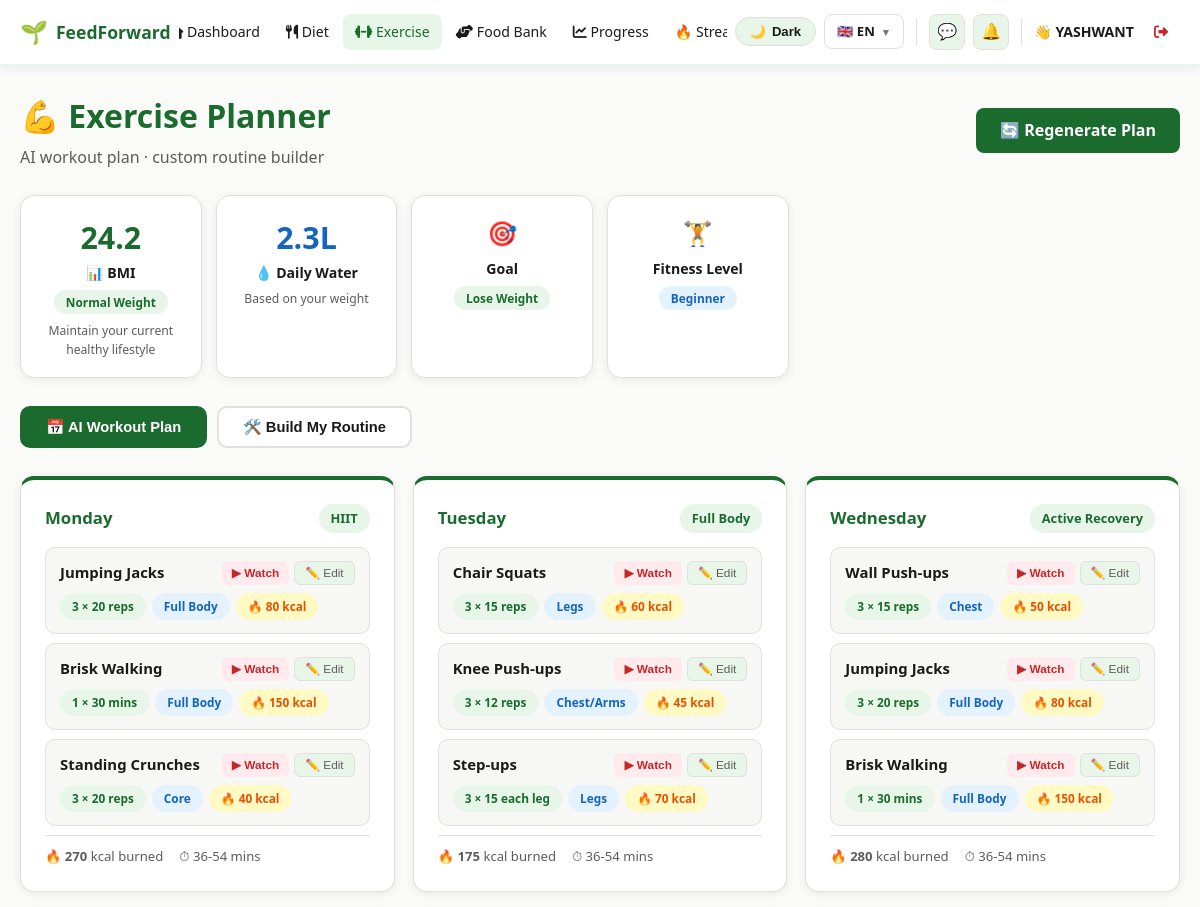
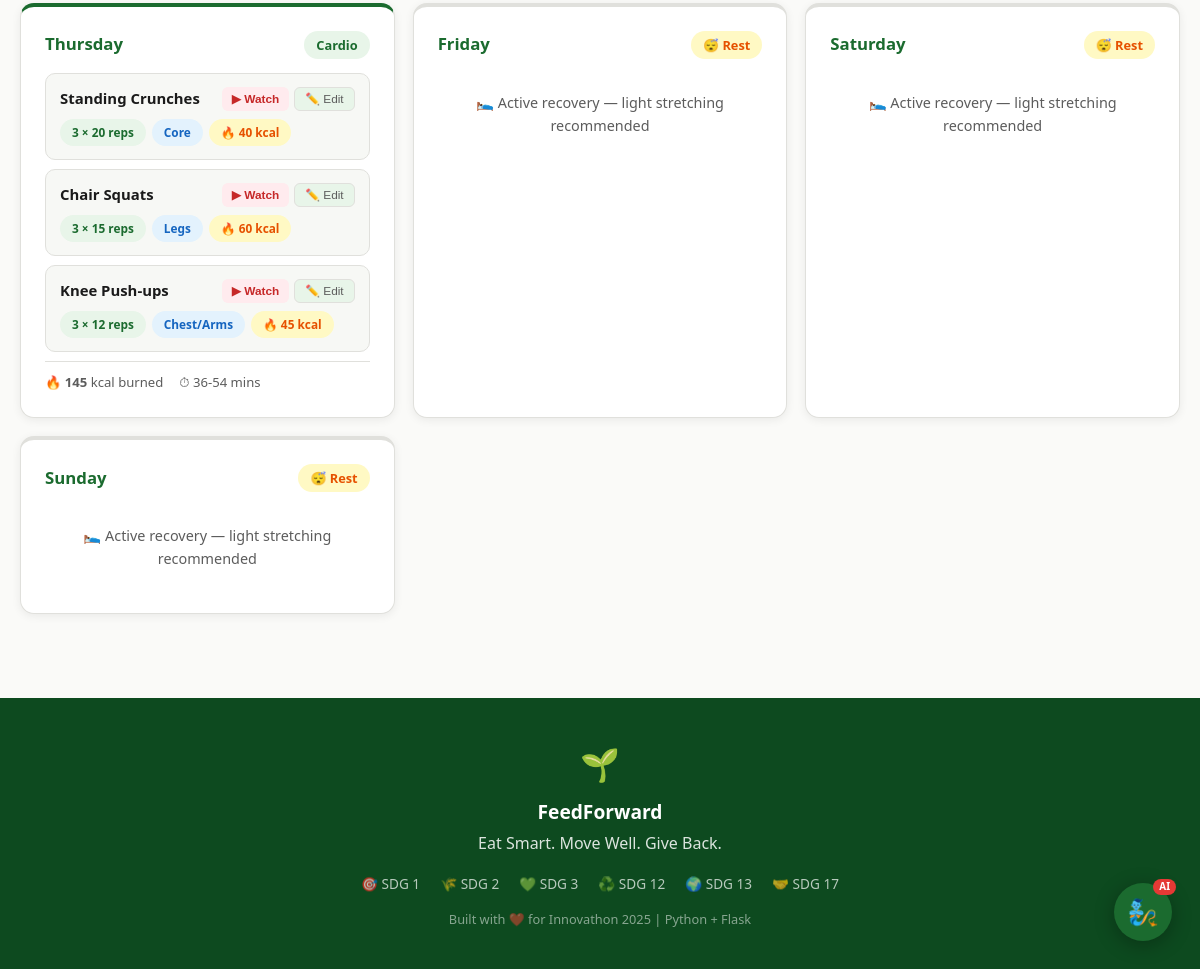
Screenshot of /exercise/ (signed in) with the database file from the repository (2 pictures, top to bottom).
### models/user.py (models this page shows, shortened)
class User(db.Model, UserMixin):
    __tablename__ = 'users'
    id            = db.Column(db.Integer, primary_key=True)
    name          = db.Column(db.String(100), nullable=False)
    email         = db.Column(db.String(120), unique=True, nullable=False)
    password_hash = db.Column(db.String(200), nullable=False)
    role          = db.Column(db.String(20), default='user')  # user / donor / recipient / admin
    age           = db.Column(db.Integer)
    weight        = db.Column(db.Float)
    height        = db.Column(db.Float)
    gender        = db.Column(db.String(10))
    dietary_pref  = db.Column(db.String(20))   # veg / non_veg / vegan
    health_goal   = db.Column(db.String(20))   # lose_weight / gain_muscle / stay_fit
    fitness_level = db.Column(db.String(20))   # beginner / intermediate / advanced
    equipment     = db.Column(db.String(20))   # none / dumbbells / gym
    days_per_week = db.Column(db.Integer, default=4)
    location      = db.Column(db.String(200))
    latitude      = db.Column(db.Float)
    longitude     = db.Column(db.Float)
    profile_complete = db.Column(db.Boolean, default=False)
    allergies     = db.Column(db.String(200), default='')  # comma-separated e.g. "gluten,dairy,nuts"
    created_at    = db.Column(db.DateTime, default=datetime.utcnow)
    meal_plans    = db.relationship('MealPlan',     backref='user', lazy=True)
    exercise_plans= db.relationship('ExercisePlan', backref='user', lazy=True)
    donations     = db.relationship('FoodListing',  foreign_keys='FoodListing.donor_id',    backref='donor',     lazy=True)
    claims        = db.relationship('FoodListing',  foreign_keys='FoodListing.claimed_by',  backref='recipient', lazy=True)
    progress_logs = db.relationship('ProgressLog',  backref='user', lazy=True)

### routes/exercise.py (the view)
@exercise.route('/')
@login_required
def index():
    plan       = ExercisePlan.query.filter_by(user_id=current_user.id)\
                                   .order_by(ExercisePlan.created_at.desc()).first()
    plan_data  = enrich_plan(json.loads(plan.plan_json)) if plan and plan.plan_json else None
    bmi_data   = calculate_bmi(current_user.weight or 70, current_user.height or 170) \
                 if current_user.weight and current_user.height else None
    water      = calculate_water_intake(current_user.weight or 70, False)
    custom_wos = CustomWorkout.query.filter_by(user_id=current_user.id)\
                                    .order_by(CustomWorkout.created_at.desc()).all()
    return render_template('exercise/index.html',
                           plan=plan, plan_data=plan_data,
                           bmi_data=bmi_data, water=water,
                           custom_workouts=custom_wos,
                           exercise_library=EXERCISE_LIBRARY)

### templates/exercise/index.html (shortened to what this page needs)
{% extends 'base.html' %}
{% block content %}
<div style="display:flex;justify-content:space-between;align-items:center;
            flex-wrap:wrap;gap:12px;margin-bottom:24px;">
  <div>
    <h1 style="font-size:2rem;font-weight:800;color:var(--green);margin:0;">
      💪 Exercise Planner
    </h1>
    <p style="color:var(--text2);margin:4px 0 0;">
      AI workout plan · custom routine builder
    </p>
  </div>
  <a href="{{ url_for('exercise.regenerate') }}" class="btn-primary">🔄 Regenerate Plan</a>
</div>
<div style="display:grid;grid-template-columns:repeat(auto-fill,minmax(165px,1fr));
            gap:14px;margin-bottom:28px;">
  {% if bmi_data %}
  <div class="card" style="text-align:center;padding:18px;">
    <div style="font-size:1.9rem;font-weight:800;color:var(--green);">{{ bmi_data.bmi }}</div>
    <div style="font-weight:700;font-size:.88rem;margin-bottom:4px;">📊 BMI</div>
    <span class="badge-{% if bmi_data.category=='Normal Weight' %}green
                        {% elif bmi_data.category=='Underweight' %}blue
                        {% else %}red{% endif %}" style="font-size:.74rem;">
      {{ bmi_data.category }}
    </span>
    <div style="font-size:.76rem;color:var(--text2);margin-top:6px;">{{ bmi_data.advice }}</div>
  </div>
  {% endif %}
  <div class="card" style="text-align:center;padding:18px;">
    <div style="font-size:1.9rem;font-weight:800;color:var(--blue);">{{ water }}L</div>
    <div style="font-weight:700;font-size:.88rem;margin-bottom:4px;">💧 Daily Water</div>
    <div style="font-size:.76rem;color:var(--text2);">Based on your weight</div>
  </div>
  <div class="card" style="text-align:center;padding:18px;">
    <div style="font-size:1.5rem;margin-bottom:6px;">🎯</div>
    <div style="font-weight:700;font-size:.88rem;margin-bottom:4px;">Goal</div>
    <span class="badge-green" style="font-size:.74rem;">
      {{ (current_user.health_goal or 'Not set').replace('_',' ').title() }}
    </span>
  </div>
  <div class="card" style="text-align:center;padding:18px;">
    <div style="font-size:1.5rem;margin-bottom:6px;">🏋️</div>
    <div style="font-weight:700;font-size:.88rem;margin-bottom:4px;">Fitness Level</div>
    <span class="badge-blue" style="font-size:.74rem;">
      {{ (current_user.fitness_level or 'Beginner').title() }}
    </span>
  </div>
</div>
<div class="tab-bar">
  <button class="tab-btn active" onclick="switchTab('plan',   this)">📅 AI Workout Plan</button>
  <button class="tab-btn"        onclick="switchTab('custom', this)">🛠️ Build My Routine</button>
</div>
<div id="tab-plan" class="tab-panel active">
{% if plan_data %}
{% set days = plan_data.get('plan', []) %}
<div class="day-grid">
{% for day in days %}
<div class="card" style="border-top:4px solid
     {% if day.type == 'rest' %}var(--border){% else %}var(--green){% endif %};">
  <div style="display:flex;justify-content:space-between;align-items:center;margin-bottom:14px;">
    <div style="font-weight:800;color:var(--green);font-size:1.05rem;">{{ day.day }}</div>
    {% if day.type == 'rest' %}
      <span class="badge-yellow">😴 Rest</span>
    {% else %}
      <span class="badge-green">{{ day.focus }}</span>
    {% endif %}
  </div>
  {% if day.type == 'rest' %}
  <div style="text-align:center;padding:18px 0;color:var(--text2);font-size:.9rem;">
    🛌 Active recovery — light stretching recommended
  </div>
  {% else %}
  {% set day_idx = loop.index0 %}
  {% for ex in day.get('exercises', []) %}
  {% set ex_idx = loop.index0 %}
  {% if ex.video_id %}
    {% set vid = ex.video_id %}
  {% elif ex.video and 'watch?v=' in ex.video %}
    {% set vid = ex.video.split('watch?v=')[-1] %}
  {% elif ex.video and 'youtu.be/' in ex.video %}
    {% set vid = ex.video.split('youtu.be/')[-1] %}
  {% else %}
    {% set vid = '' %}
  {% endif %}
  <div class="ex-row">
    <div class="ex-top">
      <span class="ex-name">{{ ex.name }}</span>
      <div class="ex-btns">
        {% if vid %}
        <button class="btn-watch" onclick="playVid('{{ vid }}')">▶ Watch</button>
        {% endif %}
        <button class="btn-edit"
          onclick="openEdit(
            {{ day_idx }}, {{ ex_idx }},
            '{{ ex.name | replace("'","&#39;") }}',
            {{ ex.sets }},
            '{{ ex.reps }}',
            {{ ex.cal }},
            '{{ ex.get("muscle","") }}'
          )">✏️ Edit</button>
      </div>
    </div>
    <div style="display:flex;gap:6px;flex-wrap:wrap;">
      <span class="badge-green"  style="font-size:.74rem;">{{ ex.sets }} × {{ ex.reps }}</span>
      <span class="badge-blue"   style="font-size:.74rem;">{{ ex.get('muscle','') }}</span>
      <span class="badge-yellow" style="font-size:.74rem;">🔥 {{ ex.cal }} kcal</span>
    </div>
  </div>
  {% endfor %}
  <div style="padding-top:10px;border-top:1px solid var(--border);
              font-size:.82rem;color:var(--text2);display:flex;gap:16px;">
    <span>🔥 <strong>{{ day.total_calories }}</strong> kcal burned</span>
    <span>⏱ {{ day.duration }}</span>
  </div>
  {% endif %}
</div>
{% endfor %}
</div>
{% endif %}
</div>
{% endblock %}

### templates/base.html (shortened to what this page needs)
<!DOCTYPE html>
<html lang="{{ lang }}" data-theme="light">
<head>
  <link href="https://cdnjs.cloudflare.com/ajax/libs/font-awesome/6.4.0/css/all.min.css" rel="stylesheet"/>
  <link rel="stylesheet" href="https://unpkg.com/leaflet@1.9.4/dist/leaflet.css"/>
</head>
<body>
<nav style="background:var(--nav-bg);border-bottom:2px solid var(--nav-border);
            position:sticky;top:0;z-index:1000;box-shadow:0 2px 10px var(--shadow);">
  <div style="max-width:1280px;margin:0 auto;padding:0 20px;
              display:flex;align-items:center;justify-content:space-between;
              height:64px;gap:8px;">
    <a href="{{ url_for('main.index') }}"
       style="display:flex;align-items:center;gap:8px;flex-shrink:0;">
      <span style="font-size:1.4rem;">🌱</span>
      <span style="font-size:1.1rem;font-weight:800;color:var(--green);">FeedForward</span>
    </a>
    {% if current_user.is_authenticated %}
    <div style="display:flex;gap:2px;align-items:center;overflow-x:auto;flex:1;justify-content:center;">
      <a href="{{ url_for('main.dashboard') }}"
         class="nav-link {% if request.endpoint=='main.dashboard' %}active{% endif %}">
        <i class="fas fa-home"></i> {{ t.nav_dashboard }}
      </a>
      <a href="{{ url_for('diet.index') }}"
         class="nav-link {% if 'diet' in (request.endpoint or '') %}active{% endif %}">
        <i class="fas fa-utensils"></i> {{ t.nav_diet }}
      </a>
      <a href="{{ url_for('exercise.index') }}"
         class="nav-link {% if 'exercise' in (request.endpoint or '') %}active{% endif %}">
        <i class="fas fa-dumbbell"></i> {{ t.nav_exercise }}
      </a>
      <a href="{{ url_for('foodbank.index') }}"
         class="nav-link {% if 'foodbank' in (request.endpoint or '') %}active{% endif %}">
        <i class="fas fa-hands-helping"></i> {{ t.nav_foodbank }}
      </a>
      <a href="{{ url_for('progress.index') }}"
         class="nav-link {% if 'progress' in (request.endpoint or '') %}active{% endif %}">
        <i class="fas fa-chart-line"></i> {{ t.nav_progress }}
      </a>
      <a href="{{ url_for('streak.index') }}"
         class="nav-link {% if 'streak' in (request.endpoint or '') %}active{% endif %}">
        🔥 Streak
      </a>
    </div>
    {% endif %}
    <div style="display:flex;align-items:center;gap:8px;flex-shrink:0;">
      <button id="themeToggle" onclick="toggleTheme()" title="Toggle theme">
        <span id="themeIcon">🌙</span>
        <span id="themeLabel">Dark</span>
      </button>
      <div class="lang-wrap">
        <div class="lang-trigger">
          {% if lang == 'en' %}🇬🇧 EN
          {% elif lang == 'te' %}🇮🇳 TE
          {% else %}🇮🇳 HI{% endif %}
          <span style="font-size:.65rem;opacity:.6;">▼</span>
        </div>
      </div>
      {% if current_user.is_authenticated %}
        <a href="{{ url_for('inbox.messages') }}" class="icon-btn" title="Messages">
          💬
        </a>
        <a href="{{ url_for('inbox.notifications') }}" class="icon-btn" title="Notifications">
          🔔
        </a>
        <span style="font-weight:600;color:var(--text);font-size:.88rem;">
          👋 {{ current_user.name.split()[0] }}
        </span>
        <a href="{{ url_for('auth.logout') }}" class="nav-link"
           style="color:var(--red);" title="{{ t.nav_logout }}">
          <i class="fas fa-sign-out-alt"></i>
        </a>
      {% else %}
        <a href="{{ url_for('auth.login') }}"    class="btn-secondary" style="padding:7px 16px;font-size:.88rem;">{{ t.nav_login }}</a>
        <a href="{{ url_for('auth.register') }}" class="btn-primary"   style="padding:7px 16px;font-size:.88rem;">{{ t.nav_get_started }}</a>
      {% endif %}
    </div>
  </div>
</nav>
<main style="max-width:1280px;margin:0 auto;padding:24px 20px;">
  {% block content %}{% endblock %}
</main>
<footer style="background:var(--green-dk);color:#fff;padding:40px 24px;margin-top:60px;text-align:center;">
  <div style="max-width:1280px;margin:0 auto;">
    <div style="font-size:2rem;margin-bottom:8px;">🌱</div>
    <div style="font-size:1.2rem;font-weight:700;margin-bottom:4px;">FeedForward</div>
    <div style="opacity:.85;margin-bottom:16px;">{{ t.footer_tagline }}</div>
    <div style="display:flex;justify-content:center;gap:20px;flex-wrap:wrap;opacity:.7;font-size:.85rem;margin-bottom:14px;">
      <span>🎯 SDG 1</span><span>🌾 SDG 2</span><span>💚 SDG 3</span>
      <span>♻️ SDG 12</span><span>🌍 SDG 13</span><span>🤝 SDG 17</span>
    </div>
    <div style="opacity:.5;font-size:.8rem;">{{ t.footer_built }}</div>
  </div>
</footer>
{% if current_user.is_authenticated %}
<div id="feedgenie-btn" onclick="toggleChat()"
     style="position:fixed;bottom:28px;right:28px;z-index:9000;
            width:58px;height:58px;background:var(--green);border-radius:50%;
            display:flex;align-items:center;justify-content:center;
            font-size:1.6rem;cursor:pointer;box-shadow:0 4px 20px rgba(0,0,0,.3);
            transition:transform .2s,box-shadow .2s;"
     onmouseover="this.style.transform='scale(1.12)'"
     onmouseout="this.style.transform='scale(1)'"
     title="Chat with FeedGenie">
  🧞
  <div style="position:absolute;top:-4px;right:-4px;background:#E53935;color:#fff;
              border-radius:10px;padding:1px 6px;font-size:.62rem;font-weight:800;line-height:1.4;">AI</div>
</div>
{% endif %}
</body>
</html>

### rows the page displays
User: name "YASHWANT", health_goal "Lose Weight", fitness_level "Beginner"

### other values shown
{{ t.nav_dashboard }} "Dashboard"
{{ t.nav_diet }} "Diet"
{{ t.nav_exercise }} "Exercise"
{{ t.nav_foodbank }} "Food Bank"
{{ t.nav_progress }} "Progress"
{{ bmi_data.bmi }} "24.2"
{{ bmi_data.category }} "Normal Weight"
{{ bmi_data.advice }} "Maintain your current healthy lifestyle"
{{ water }} "2.3"
{{ day.day }} "Monday" "Tuesday" "Wednesday" "Thursday" "Friday" "Saturday" "Sunday"
{{ day.focus }} "HIIT" "Full Body" "Active Recovery" "Cardio"
{{ ex.name }} "Jumping Jacks" "Brisk Walking" "Standing Crunches" "Chair Squats" "Knee Push-ups" "Step-ups" "Wall Push-ups" "Jumping Jacks" "Brisk Walking" "Standing Crunches" "Chair Squats" "Knee Push-ups"
{{ ex.sets }} "3" "1" "3" "3" "3" "3" "3" "3" "1" "3" "3" "3"
{{ ex.reps }} "20 reps" "30 mins" "20 reps" "15 reps" "12 reps" "15 each leg" "15 reps" "20 reps" "30 mins" "20 reps" "15 reps" "12 reps"
{{ ex.get('muscle','') }} "Full Body" "Full Body" "Core" "Legs" "Chest/Arms" "Legs" "Chest" "Full Body" "Full Body" "Core" "Legs" "Chest/Arms"
